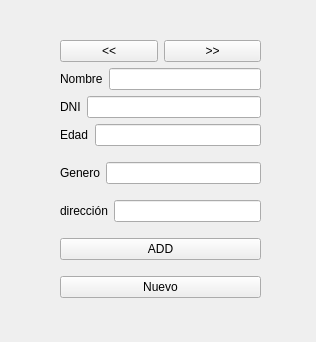
<?xml version="1.0" encoding="UTF-8"?>
<ui version="4.0">
 <class>grafi_empleados</class>
 <widget class="QWidget" name="grafi_empleados">
  <property name="geometry">
   <rect>
    <x>0</x>
    <y>0</y>
    <width>316</width>
    <height>342</height>
   </rect>
  </property>
  <property name="windowTitle">
   <string>Form</string>
  </property>
  <widget class="QWidget" name="layoutWidget">
   <property name="geometry">
    <rect>
     <x>60</x>
     <y>30</y>
     <width>201</width>
     <height>282</height>
    </rect>
   </property>
   <layout class="QVBoxLayout" name="verticalLayout_2">
    <item>
     <layout class="QVBoxLayout" name="verticalLayout">
      <item>
       <layout class="QHBoxLayout" name="horizontalLayout_6">
        <item>
         <widget class="QPushButton" name="pbtn_previous">
          <property name="text">
           <string>&lt;&lt;</string>
          </property>
         </widget>
        </item>
        <item>
         <widget class="QPushButton" name="pbtn_next">
          <property name="text">
           <string>&gt;&gt;</string>
          </property>
         </widget>
        </item>
       </layout>
      </item>
      <item>
       <layout class="QHBoxLayout" name="horizontalLayout">
        <item>
         <widget class="QLabel" name="label">
          <property name="text">
           <string>Nombre</string>
          </property>
         </widget>
        </item>
        <item>
         <widget class="QLineEdit" name="txt_name"/>
        </item>
       </layout>
      </item>
      <item>
       <layout class="QHBoxLayout" name="horizontalLayout_2">
        <item>
         <widget class="QLabel" name="label_2">
          <property name="text">
           <string>DNI</string>
          </property>
         </widget>
        </item>
        <item>
         <widget class="QLineEdit" name="txt_dni"/>
        </item>
       </layout>
      </item>
      <item>
       <layout class="QHBoxLayout" name="horizontalLayout_3">
        <item>
         <widget class="QLabel" name="label_3">
          <property name="text">
           <string>Edad</string>
          </property>
         </widget>
        </item>
        <item>
         <widget class="QLineEdit" name="txt_email"/>
        </item>
       </layout>
      </item>
     </layout>
    </item>
    <item>
     <layout class="QHBoxLayout" name="horizontalLayout_4">
      <item>
       <widget class="QLabel" name="label_4">
        <property name="text">
         <string>Genero</string>
        </property>
       </widget>
      </item>
      <item>
       <widget class="QLineEdit" name="txt_telf"/>
      </item>
     </layout>
    </item>
    <item>
     <layout class="QHBoxLayout" name="horizontalLayout_5">
      <item>
       <widget class="QLabel" name="label_5">
        <property name="text">
         <string>dirección</string>
        </property>
       </widget>
      </item>
      <item>
       <widget class="QLineEdit" name="txt_dir"/>
      </item>
     </layout>
    </item>
    <item>
     <widget class="QPushButton" name="pbtn_add">
      <property name="text">
       <string>ADD</string>
      </property>
     </widget>
    </item>
    <item>
     <widget class="QPushButton" name="pbtn_nuevo">
      <property name="text">
       <string>Nuevo</string>
      </property>
     </widget>
    </item>
   </layout>
  </widget>
 </widget>
 <resources/>
 <connections/>
</ui>
